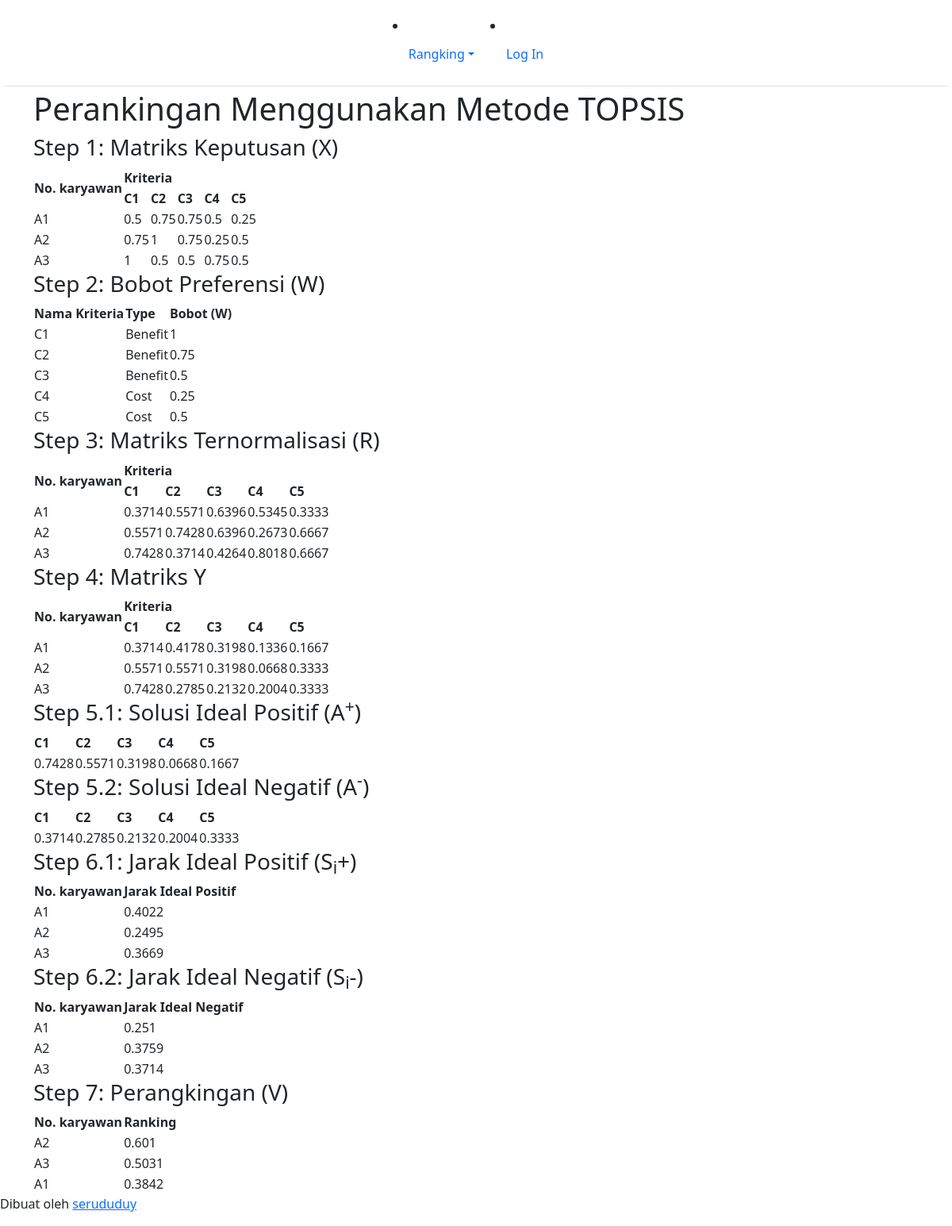
The app's page /ranking-topsis.php with its own data.
### tables this page shows
CREATE TABLE `kriteria` (
  `id_kriteria` int(10) NOT NULL,
  `nama` varchar(30) NOT NULL,
  `type` enum('benefit','cost') NOT NULL,
  `bobot` float NOT NULL,
  `ada_pilihan` tinyint(1) DEFAULT NULL,
  `urutan_order` int(2) NOT NULL
);

CREATE TABLE `karyawan` (
  `id_karyawan` int(10) NOT NULL,
  `no_kalung` varchar(6) NOT NULL,
  `ciri_khas` text NOT NULL,
  `tanggal_input` date NOT NULL
);

### ranking-topsis.php (the view)
<?php
require_once('includes/init.php');
$judul_page = 'Perankingan Menggunakan Metode TOPSIS';
require_once('template-parts/header.php');
$digit = 4;
$query = $pdo->prepare('SELECT id_kriteria, nama, type, bobot
	FROM kriteria ORDER BY urutan_order ASC');
$query->execute();
$query->setFetchMode(PDO::FETCH_ASSOC);
$kriterias = $query->fetchAll();
$query2 = $pdo->prepare('SELECT id_karyawan, no_kalung FROM karyawan');
$query2->execute();
$query2->setFetchMode(PDO::FETCH_ASSOC);
$karyawans = $query2->fetchAll();
$matriks_x = array();
foreach($kriterias as $kriteria):
	foreach($karyawans as $karyawan):
		$id_karyawan = $karyawan['id_karyawan'];
		$id_kriteria = $kriteria['id_kriteria'];
		$query3 = $pdo->prepare('SELECT nilai FROM nilai_karyawan
			WHERE id_karyawan = :id_karyawan AND id_kriteria = :id_kriteria');
		$query3->execute(array(
			'id_karyawan' => $id_karyawan,
			'id_kriteria' => $id_kriteria,
		));
		$query3->setFetchMode(PDO::FETCH_ASSOC);
		if($nilai_karyawan = $query3->fetch()) {
			$matriks_x[$id_kriteria][$id_karyawan] = $nilai_karyawan['nilai'];
		} else {
			$matriks_x[$id_kriteria][$id_karyawan] = 0;
		}
	endforeach;
endforeach;
$matriks_r = array();
foreach($matriks_x as $id_kriteria => $nilai_karyawans):
	$jumlah_kuadrat = 0;
	foreach($nilai_karyawans as $nilai_karyawan):
		$jumlah_kuadrat += pow($nilai_karyawan, 2);
	endforeach;
	$akar_kuadrat = sqrt($jumlah_kuadrat);
	foreach($nilai_karyawans as $id_karyawan => $nilai_karyawan):
		$matriks_r[$id_kriteria][$id_karyawan] = $nilai_karyawan / $akar_kuadrat;
	endforeach;
endforeach;
$matriks_y = array();
foreach($kriterias as $kriteria):
	foreach($karyawans as $karyawan):
		$bobot = $kriteria['bobot'];
		$id_karyawan = $karyawan['id_karyawan'];
		$id_kriteria = $kriteria['id_kriteria'];
		$nilai_r = $matriks_r[$id_kriteria][$id_karyawan];
		$matriks_y[$id_kriteria][$id_karyawan] = $bobot * $nilai_r;
	endforeach;
endforeach;
$solusi_ideal_positif = array();
$solusi_ideal_negatif = array();
foreach($kriterias as $kriteria):
	$id_kriteria = $kriteria['id_kriteria'];
	$type_kriteria = $kriteria['type'];
	$nilai_max = max($matriks_y[$id_kriteria]);
	$nilai_min = min($matriks_y[$id_kriteria]);
	if($type_kriteria == 'benefit'):
		$s_i_p = $nilai_max;
		$s_i_n = $nilai_min;
	elseif($type_kriteria == 'cost'):
		$s_i_p = $nilai_min;
		$s_i_n = $nilai_max;
	endif;
	$solusi_ideal_positif[$id_kriteria] = $s_i_p;
	$solusi_ideal_negatif[$id_kriteria] = $s_i_n;
endforeach;
$jarak_ideal_positif = array();
$jarak_ideal_negatif = array();
foreach($karyawans as $karyawan):
	$id_karyawan = $karyawan['id_karyawan'];
	$jumlah_kuadrat_jip = 0;
	$jumlah_kuadrat_jin = 0;
	foreach($matriks_y as $id_kriteria => $nilai_karyawans):
		$hsl_pengurangan_jip = $nilai_karyawans[$id_karyawan] - $solusi_ideal_positif[$id_kriteria];
		$hsl_pengurangan_jin = $nilai_karyawans[$id_karyawan] - $solusi_ideal_negatif[$id_kriteria];
		$jumlah_kuadrat_jip += pow($hsl_pengurangan_jip, 2);
		$jumlah_kuadrat_jin += pow($hsl_pengurangan_jin, 2);
	endforeach;
	$akar_kuadrat_jip = sqrt($jumlah_kuadrat_jip);
	$akar_kuadrat_jin = sqrt($jumlah_kuadrat_jin);
	$jarak_ideal_positif[$id_karyawan] = $akar_kuadrat_jip;
	$jarak_ideal_negatif[$id_karyawan] = $akar_kuadrat_jin;
endforeach;
$ranks = array();
foreach($karyawans as $karyawan):
	$s_negatif = $jarak_ideal_negatif[$karyawan['id_karyawan']];
	$s_positif = $jarak_ideal_positif[$karyawan['id_karyawan']];
	$nilai_v = $s_negatif / ($s_positif + $s_negatif);
	$ranks[$karyawan['id_karyawan']]['id_karyawan'] = $karyawan['id_karyawan'];
	$ranks[$karyawan['id_karyawan']]['no_kalung'] = $karyawan['no_kalung'];
	$ranks[$karyawan['id_karyawan']]['nilai'] = $nilai_v;
endforeach;
?>
<div class="main-content-row">
<div class="container clearfix">
	<div class="main-content main-content-full the-content">
		<h1><?php echo $judul_page; ?></h1>
		<h3>Step 1: Matriks Keputusan (X)</h3>
		<table class="pure-table pure-table-striped">
			<thead>
				<tr class="super-top">
					<th rowspan="2" class="super-top-left">No. karyawan</th>
					<th colspan="<?php echo count($kriterias); ?>">Kriteria</th>
				</tr>
				<tr>
					<?php foreach($kriterias as $kriteria ): ?>
						<th><?php echo $kriteria['nama']; ?></th>
					<?php endforeach; ?>
				</tr>
			</thead>
			<tbody>
				<?php foreach($karyawans as $karyawan): ?>
					<tr>
						<td><?php echo $karyawan['no_kalung']; ?></td>
						<?php
						foreach($kriterias as $kriteria):
							$id_karyawan = $karyawan['id_karyawan'];
							$id_kriteria = $kriteria['id_kriteria'];
							echo '<td>';
							echo $matriks_x[$id_kriteria][$id_karyawan];
							echo '</td>';
						endforeach;
						?>
					</tr>
				<?php endforeach; ?>
			</tbody>
		</table>
		<h3>Step 2: Bobot Preferensi (W)</h3>
		<table class="pure-table pure-table-striped">
			<thead>
				<tr>
					<th>Nama Kriteria</th>
					<th>Type</th>
					<th>Bobot (W)</th>
				</tr>
			</thead>
			<tbody>
				<?php foreach($kriterias as $hasil): ?>
					<tr>
						<td><?php echo $hasil['nama']; ?></td>
						<td>
						<?php
						if($hasil['type'] == 'benefit') {
							echo 'Benefit';
						} elseif($hasil['type'] == 'cost') {
							echo 'Cost';
						}
						?>
						</td>
						<td><?php echo $hasil['bobot']; ?></td>
					</tr>
				<?php endforeach; ?>
			</tbody>
		</table>
		<h3>Step 3: Matriks Ternormalisasi (R)</h3>
		<table class="pure-table pure-table-striped">
			<thead>
				<tr class="super-top">
					<th rowspan="2" class="super-top-left">No. karyawan</th>
					<th colspan="<?php echo count($kriterias); ?>">Kriteria</th>
				</tr>
				<tr>
					<?php foreach($kriterias as $kriteria ): ?>
						<th><?php echo $kriteria['nama']; ?></th>
					<?php endforeach; ?>
				</tr>
			</thead>
			<tbody>
				<?php foreach($karyawans as $karyawan): ?>
					<tr>
						<td><?php echo $karyawan['no_kalung']; ?></td>
						<?php
						foreach($kriterias as $kriteria):
							$id_karyawan = $karyawan['id_karyawan'];
							$id_kriteria = $kriteria['id_kriteria'];
							echo '<td>';
							echo round($matriks_r[$id_kriteria][$id_karyawan], $digit);
							echo '</td>';
						endforeach;
						?>
					</tr>
				<?php endforeach; ?>
			</tbody>
		</table>
		<h3>Step 4: Matriks Y</h3>
		<table class="pure-table pure-table-striped">
			<thead>
				<tr class="super-top">
					<th rowspan="2" class="super-top-left">No. karyawan</th>
					<th colspan="<?php echo count($kriterias); ?>">Kriteria</th>
				</tr>
				<tr>
					<?php foreach($kriterias as $kriteria ): ?>
						<th><?php echo $kriteria['nama']; ?></th>
					<?php endforeach; ?>
				</tr>
			</thead>
			<tbody>
				<?php foreach($karyawans as $karyawan): ?>
					<tr>
						<td><?php echo $karyawan['no_kalung']; ?></td>
						<?php
						foreach($kriterias as $kriteria):
							$id_karyawan = $karyawan['id_karyawan'];
							$id_kriteria = $kriteria['id_kriteria'];
							echo '<td>';
							echo round($matriks_y[$id_kriteria][$id_karyawan], $digit);
							echo '</td>';
						endforeach;
						?>
					</tr>
				<?php endforeach; ?>
			</tbody>
		</table>
		<h3>Step 5.1: Solusi Ideal Positif (A<sup>+</sup>)</h3>
		<table class="pure-table pure-table-striped">
			<thead>
				<tr>
					<?php foreach($kriterias as $kriteria ): ?>
						<th><?php echo $kriteria['nama']; ?></th>
					<?php endforeach; ?>
				</tr>
			</thead>
			<tbody>
				<tr>
					<?php foreach($kriterias as $kriteria ): ?>
						<td>
							<?php
							$id_kriteria = $kriteria['id_kriteria'];
							echo round($solusi_ideal_positif[$id_kriteria], $digit);
							?>
						</td>
					<?php endforeach; ?>
				</tr>
			</tbody>
		</table>
		<h3>Step 5.2: Solusi Ideal Negatif (A<sup>-</sup>)</h3>
		<table class="pure-table pure-table-striped">
			<thead>
				<tr>
					<?php foreach($kriterias as $kriteria ): ?>
						<th><?php echo $kriteria['nama']; ?></th>
					<?php endforeach; ?>
				</tr>
			</thead>
			<tbody>
				<tr>
					<?php foreach($kriterias as $kriteria ): ?>
						<td>
							<?php
							$id_kriteria = $kriteria['id_kriteria'];
							echo round($solusi_ideal_negatif[$id_kriteria], $digit);
							?>
						</td>
					<?php endforeach; ?>
				</tr>
			</tbody>
		</table>
		<h3>Step 6.1: Jarak Ideal Positif (S<sub>i</sub>+)</h3>
		<table class="pure-table pure-table-striped">
			<thead>
				<tr>
					<th class="super-top-left">No. karyawan</th>
					<th>Jarak Ideal Positif</th>
				</tr>
			</thead>
			<tbody>
				<?php foreach($karyawans as $karyawan ): ?>
					<tr>
						<td><?php echo $karyawan['no_kalung']; ?></td>
						<td>
							<?php
							$id_karyawan = $karyawan['id_karyawan'];
							echo round($jarak_ideal_positif[$id_karyawan], $digit);
							?>
						</td>
					</tr>
				<?php endforeach; ?>
			</tbody>
		</table>
		<h3>Step 6.2: Jarak Ideal Negatif (S<sub>i</sub>-)</h3>
		<table class="pure-table pure-table-striped">
			<thead>
				<tr>
					<th class="super-top-left">No. karyawan</th>
					<th>Jarak Ideal Negatif</th>
				</tr>
			</thead>
			<tbody>
				<?php foreach($karyawans as $karyawan ): ?>
					<tr>
						<td><?php echo $karyawan['no_kalung']; ?></td>
						<td>
							<?php
							$id_karyawan = $karyawan['id_karyawan'];
							echo round($jarak_ideal_negatif[$id_karyawan], $digit);
							?>
						</td>
					</tr>
				<?php endforeach; ?>
			</tbody>
		</table>
		<?php
		$sorted_ranks = $ranks;
		if(function_exists('array_multisort')):
			foreach ($sorted_ranks as $key => $row) {
				$no_kalung[$key]  = $row['no_kalung'];
				$nilai[$key] = $row['nilai'];
			}
			array_multisort($nilai, SORT_DESC, $no_kalung, SORT_ASC, $sorted_ranks);
		endif;
		?>
		<h3>Step 7: Perangkingan (V)</h3>
		<table class="pure-table pure-table-striped">
			<thead>
				<tr>
					<th class="super-top-left">No. karyawan</th>
					<th>Ranking</th>
				</tr>
			</thead>
			<tbody>
				<?php foreach($sorted_ranks as $karyawan ): ?>
					<tr>
						<td><?php echo $karyawan['no_kalung']; ?></td>
						<td><?php echo round($karyawan['nilai'], $digit); ?></td>
					</tr>
				<?php endforeach; ?>
			</tbody>
		</table>
	</div>
</div>
</div>
<?php
require_once('template-parts/footer.php');

### records on screen
kriteria: nama "C1", id_kriteria.id_karyawan "0.5", id_kriteria.id_karyawan "0.75", id_kriteria.id_karyawan "1", type "Benefit", bobot "1", id_kriteria.id_karyawan "0.3714", id_kriteria.id_karyawan "0.5571", id_kriteria.id_karyawan "0.7428", id_kriteria "0.7428", id_kriteria "0.3714"
kriteria: nama "C2", id_kriteria.id_karyawan "0.75", id_kriteria.id_karyawan "1", id_kriteria.id_karyawan "0.5", type "Benefit", bobot "0.75", id_kriteria.id_karyawan "0.5571", id_kriteria.id_karyawan "0.7428", id_kriteria.id_karyawan "0.3714", id_kriteria.id_karyawan "0.4178", id_kriteria.id_karyawan "0.2785", id_kriteria "0.5571", id_kriteria "0.2785"
kriteria: nama "C3", id_kriteria.id_karyawan "0.75", id_kriteria.id_karyawan "0.5", type "Benefit", bobot "0.5", id_kriteria.id_karyawan "0.6396", id_kriteria.id_karyawan "0.4264", id_kriteria.id_karyawan "0.3198", id_kriteria.id_karyawan "0.2132", id_kriteria "0.3198", id_kriteria "0.2132"
kriteria: nama "C4", id_kriteria.id_karyawan "0.5", id_kriteria.id_karyawan "0.25", id_kriteria.id_karyawan "0.75", type "Cost", bobot "0.25", id_kriteria.id_karyawan "0.5345", id_kriteria.id_karyawan "0.2673", id_kriteria.id_karyawan "0.8018", id_kriteria.id_karyawan "0.1336", id_kriteria.id_karyawan "0.0668", id_kriteria.id_karyawan "0.2004", id_kriteria "0.0668", id_kriteria "0.2004"
kriteria: nama "C5", id_kriteria.id_karyawan "0.25", id_kriteria.id_karyawan "0.5", type "Cost", bobot "0.5", id_kriteria.id_karyawan "0.3333", id_kriteria.id_karyawan "0.6667", id_kriteria.id_karyawan "0.1667", id_kriteria "0.1667", id_kriteria "0.3333"
karyawan: no_kalung "A1", id_karyawan "0.4022", id_karyawan "0.251"
karyawan: no_kalung "A2", id_karyawan "0.2495", id_karyawan "0.3759"
karyawan: no_kalung "A3", id_karyawan "0.3669", id_karyawan "0.3714"

### other values on screen
$judul_page "Perankingan Menggunakan Metode TOPSIS"
$karyawan['no_kalung'] "A2"
$karyawan['nilai'] "0.601"
$karyawan['no_kalung'] "A3"
$karyawan['nilai'] "0.5031"
$karyawan['no_kalung'] "A1"
$karyawan['nilai'] "0.3842"
